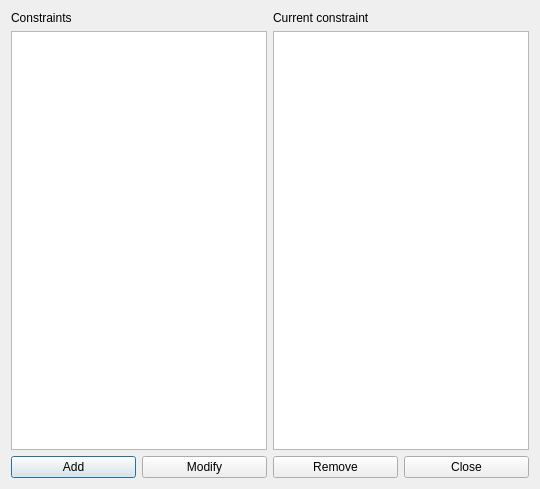
<?xml version="1.0" encoding="UTF-8"?>
<ui version="4.0">
 <class>ConstraintTeachersMaxTwoConsecutiveMorningsForm_template</class>
 <widget class="QDialog" name="ConstraintTeachersMaxTwoConsecutiveMorningsForm_template">
  <property name="geometry">
   <rect>
    <x>0</x>
    <y>0</y>
    <width>540</width>
    <height>489</height>
   </rect>
  </property>
  <property name="windowTitle">
   <string extracomment="This is the title of the dialog in which you see the list of all constraints of this type">Constraints teachers max two consecutive mornings</string>
  </property>
  <layout class="QGridLayout" name="gridLayout">
   <item row="0" column="0">
    <layout class="QVBoxLayout" name="verticalLayout">
     <item>
      <widget class="QLabel" name="constraintsTextLabel">
       <property name="frameShape">
        <enum>QFrame::NoFrame</enum>
       </property>
       <property name="frameShadow">
        <enum>QFrame::Plain</enum>
       </property>
       <property name="text">
        <string>Constraints</string>
       </property>
       <property name="wordWrap">
        <bool>false</bool>
       </property>
      </widget>
     </item>
     <item>
      <widget class="QListWidget" name="constraintsListWidget"/>
     </item>
    </layout>
   </item>
   <item row="0" column="1">
    <layout class="QVBoxLayout" name="verticalLayout_2">
     <item>
      <widget class="QLabel" name="currentConstraintTextLabel">
       <property name="text">
        <string>Current constraint</string>
       </property>
       <property name="wordWrap">
        <bool>false</bool>
       </property>
      </widget>
     </item>
     <item>
      <widget class="QPlainTextEdit" name="currentConstraintTextEdit"/>
     </item>
    </layout>
   </item>
   <item row="1" column="0" colspan="2">
    <layout class="QHBoxLayout" name="horizontalLayout">
     <item>
      <widget class="QPushButton" name="addConstraintPushButton">
       <property name="text">
        <string>Add</string>
       </property>
      </widget>
     </item>
     <item>
      <widget class="QPushButton" name="modifyConstraintPushButton">
       <property name="text">
        <string>Modify</string>
       </property>
      </widget>
     </item>
     <item>
      <widget class="QPushButton" name="removeConstraintPushButton">
       <property name="text">
        <string>Remove</string>
       </property>
      </widget>
     </item>
     <item>
      <widget class="QPushButton" name="closePushButton">
       <property name="text">
        <string>Close</string>
       </property>
      </widget>
     </item>
    </layout>
   </item>
  </layout>
 </widget>
 <layoutdefault spacing="6" margin="11"/>
 <resources/>
 <connections/>
</ui>
